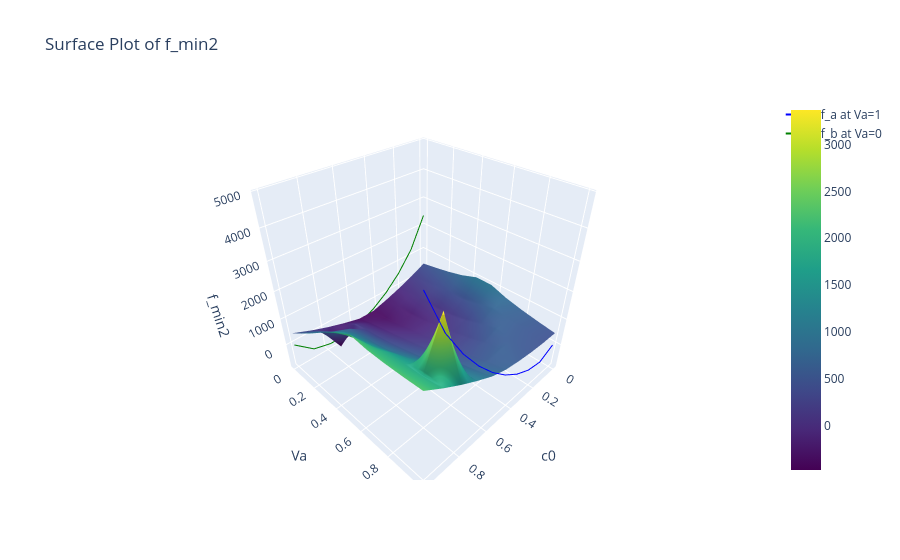

Write notebook code for a chart like this one.
### Code cell
import numpy as np
import plotly.graph_objects as go

x_values = np.linspace(0.001, .999, 10)

#RESHAPE meshgrid and use the broadcasting rules to evaluate instead of this function. 

# Create a meshgrid for the two arguments
X, Y = np.meshgrid(x_values, x_values)

# Evaluate f_min2 for each pair of (c0, Va)
F_min2 = np.zeros_like(X)
for i in range(X.shape[0]):
    for j in range(X.shape[1]):
        F_min2[i, j] = f_min2(c0=X[i, j], Va=Y[i, j])

# Create a Plotly surface plot
fig = go.Figure(data=[go.Surface(z=F_min2, x=X, y=Y, colorscale='Viridis')])

# Add a line plot for f_a at Va = 1
fa_values_Va_1 = fa(c0a=x_values, c1a=1-x_values, Va=1)
fig.add_trace(go.Scatter3d(
    x=x_values,
    y=[1] * len(x_values),  # Va = 1
    z=fa_values_Va_1,
    mode='lines',
    name='f_a at Va=1',
    line=dict(color='blue')
))

# Add a line plot for f_b at Va = 0
fb_values_Va_0 = fb(c0b=x_values, c1b=1-x_values, Vb=1)
fig.add_trace(go.Scatter3d(
    x=x_values,
    y=[0] * len(x_values),  # Va = 0
    z=fb_values_Va_0,
    mode='lines',
    name='f_b at Va=0',
    line=dict(color='green')
))


# Add labels and title
fig.update_layout(
    title="Surface Plot of f_min2",
    scene=dict(
        xaxis_title="c0",
        yaxis_title="Va",
        zaxis_title="f_min2",
    ),
)

# Show the plot
fig.show()
